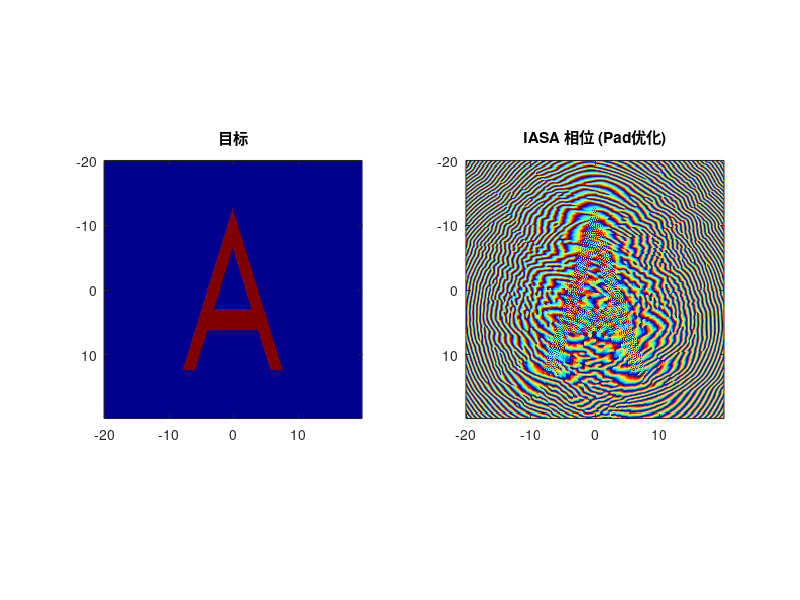
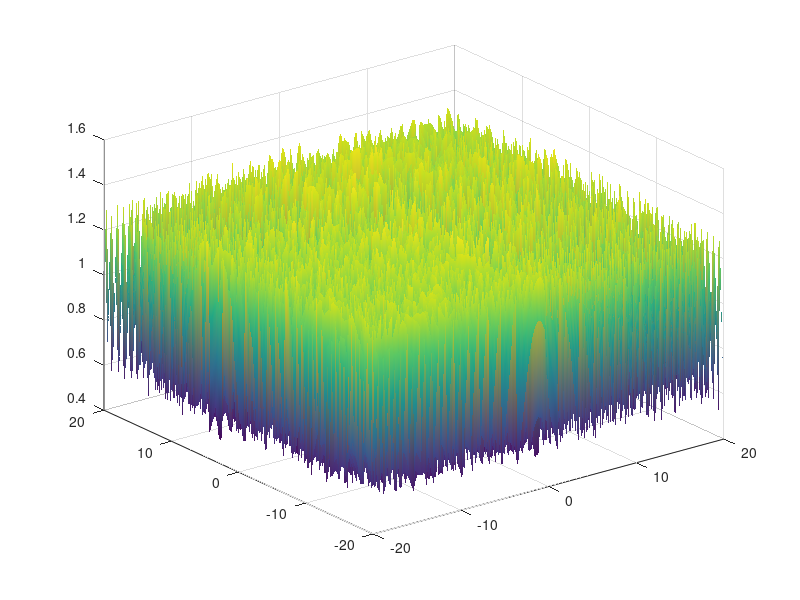

Recreate these plots in MATLAB, in order. (Note: this script raises an error after producing the figures.)
clear; close all; clc;
%% 1. 网格及参数设定 (完全保持原样)
Nx = 256; 
Lx = 40e-3;
Ny = Nx; Ly = Lx;
System_Offset = 2.03e-3;
z_target_dist = 20e-3; % 目标距离
%z_target_dist = z_target_dist+System_Offset;
f0 = 4.0e6;
c_water = 1480; 
c_board = 2430; 
density_water = 997;
density_board = 1100; 
lambda_water = c_water / f0;
dx = Lx / Nx; 
dy = dx; 
dz = dx; 
Nz = 384;      
Lz = Nz * dz;
x = (-Nx/2 : Nx/2-1) * dx;
fprintf('网格尺寸: %d x %d x %d, dx=%.4f mm\n', Nx, Ny, Nz, dx*1e3);

%% 2. 目标定义 (保持原样)
fprintf('目标图案定义\n');
imag_target = zeros(Nx, Ny);
h_A = 160;       % 高度
w_base = 100;    % 底部宽度
thickness = 22;  % 粗细
bar_pos = 50;    % 横高
bar_width = 20;  % 横宽
cx = round(Nx/2); 
cy = round(Ny/2);
x_top = cx - h_A/2;
x_bottom = cx + h_A/2;
slope = h_A / (w_base/2);
[Y_grid, X_grid] = meshgrid(1:Ny, 1:Nx);
dx_outer = X_grid - x_top;
dy_abs = abs(Y_grid - cy);
width_at_x = dx_outer / slope;
mask_outer = (dx_outer >= 0) & (dx_outer <= h_A) & (dy_abs <= width_at_x);
x_top_inner = x_top + thickness * 1.8; % 视觉调整系数，保证厚度适中
dx_inner = X_grid - x_top_inner;
width_inner_at_x = dx_inner / slope;
mask_inner_cone = (dx_inner >= 0) & (dy_abs <= width_inner_at_x); 
% 横杠
x_bar_start = x_bottom - bar_pos - bar_width/2;
x_bar_end   = x_bottom - bar_pos + bar_width/2;
mask_bar = (X_grid >= x_bar_start) & (X_grid <= x_bar_end);
%组合逻辑
imag_target = mask_outer & (~mask_inner_cone | mask_bar);
imag_target = double(imag_target > 0.5);

%% 3. IASA 迭代 (核心修改区域)
fprintf('运行 IASA (引入 Padding 和 乘性权重优化)...\n');

% === [修改部分 Start] 引入 Zero-Padding 网格 ===
pad_factor = 2; 
Nx_pad = Nx * pad_factor; 
Ny_pad = Ny * pad_factor;
Lx_pad = Lx * pad_factor;
dk_pad = 2 * pi / Lx_pad;
kx_pad = (-Nx_pad/2 : Nx_pad/2-1) * dk_pad;
[Kx_pad, Ky_pad] = meshgrid(kx_pad, kx_pad);

% 原代码注释:
% k_water = 2 * pi / lambda_water; 
% dk = 2 * pi / Lx;
% kx = (-Nx/2 : Nx/2-1) * dk;
% [Kx, Ky] = meshgrid(kx, kx);
% Kz_sq = k_water^2 - Kx.^2 - Ky.^2;
% Kz_sq(Kz_sq < 0) = 0;
% H_forward = exp(1i * sqrt(Kz_sq) * z_target_dist); 
% H_backward = exp(-1i * sqrt(Kz_sq) * z_target_dist); 

% 新代码: 在大网格上计算传播算子
k_water = 2 * pi / lambda_water;
Kz_sq = k_water^2 - Kx_pad.^2 - Ky_pad.^2;
Kz_sq(Kz_sq < 0) = 0; % 滤除倏逝波
H_forward = exp(1i * sqrt(Kz_sq) * z_target_dist); 
H_backward = exp(-1i * sqrt(Kz_sq) * z_target_dist); 
% === [修改部分 End] ===

rng(9426);

% === [修改部分 Start] 初始化在大网格中心 ===
% 原代码注释:
% board_phase = exp(1i * rand(Nx, Nx) * 2 * pi);
% current_weight = imag_target*2; 
% mask_signal = (imag_target == 1); 
% mask_bg = (imag_target == 0);

% 新代码:
board_phase_pad = zeros(Nx_pad, Ny_pad);
% 仅在中心区域填充随机相位
board_phase_pad(Nx/2+1:Nx/2+Nx, Ny/2+1:Ny/2+Ny) = exp(1i * rand(Nx, Nx) * 2 * pi);

% 将目标图像放入大网格中心
target_pad = zeros(Nx_pad, Ny_pad);
target_pad(Nx/2+1:Nx/2+Nx, Ny/2+1:Ny/2+Ny) = imag_target;

% 初始化权重
weight_pad = target_pad * 1.5; % 初始权重稍微给高一点
mask_roi = (target_pad > 0.5);     % 信号区
mask_dark = (target_pad < 0.5);    % 背景区
% === [修改部分 End] ===

epoch = 150; % 增加迭代次数以充分收敛

for i = 1:epoch
    % === [修改部分 Start] Forward 传播 (在大网格上) ===
    % 原代码注释:
    % FFT_board = fftshift(fft2(ifftshift(board_phase)));
    % target_field = fftshift(ifft2(ifftshift(FFT_board .* H_forward)));
    % rec_amp = abs(target_field);
    % rec_amp = rec_amp / max(rec_amp(:));
    
    % 新代码:
    % Source Constraint: 仅保留中心 Nx x Ny 区域的相位，幅度设为1，Pad区域为0
    U_source = zeros(Nx_pad, Ny_pad);
    center_phase = angle(board_phase_pad(Nx/2+1:Nx/2+Nx, Ny/2+1:Ny/2+Ny));
    U_source(Nx/2+1:Nx/2+Nx, Ny/2+1:Ny/2+Ny) = 1.0 .* exp(1i * center_phase);
    
    % ASM 传播
    A_source = fftshift(fft2(ifftshift(U_source)));
    A_target = A_source .* H_forward;
    U_target = fftshift(ifft2(ifftshift(A_target)));
    
    rec_amp = abs(U_target);
    % 局部归一化: 仅针对ROI区域归一化，防止背景亮斑干扰
    peak_val = max(rec_amp(mask_roi)); 
    if peak_val == 0, peak_val = max(rec_amp(:)); end
    rec_amp_norm = rec_amp / peak_val;
    % === [修改部分 End] ===

    % === [修改部分 Start] 权重更新 (乘性策略) ===
    % 原代码注释:
    % if i > 5
    %     weak_spots = mask_signal & (rec_amp < 0.8);
    %     step = 0.5 * ones(Nx, Ny);
    %     step(weak_spots) = 2.0; 
    %     error = imag_target - rec_amp;
    %     current_weight(mask_signal) = current_weight(mask_signal) + step(mask_signal) .* error(mask_signal);
    %     current_weight(mask_bg) = 0;
    %     current_weight(current_weight < 0) = 0;
    % end
    
    % 新代码: Multiplicative Weight Update (更强力压制不均匀性)
    if i > 5
        beta = 0.8; % 反馈因子
        % 信号区更新: W_new = W_old * (Target / Actual)^beta
        correction = (target_pad(mask_roi) ./ (rec_amp_norm(mask_roi) + 1e-6)) .^ beta;
        weight_pad(mask_roi) = weight_pad(mask_roi) .* correction;
        
        % 限制权重上限防止发散
        weight_pad(weight_pad > 10) = 10;
        
        % 背景区: 强制为0
        weight_pad(mask_dark) = 0;
    end
    current_weight = weight_pad; % 变量名对齐以便阅读
    % === [修改部分 End] ===

    % === [修改部分 Start] Backward 传播 ===
    % 原代码注释:
    % target_constrained = current_weight .* exp(1i * angle(target_field));
    % FFT_target = fftshift(fft2(ifftshift(target_constrained)));
    % board_field = fftshift(ifft2(ifftshift(FFT_target .* H_backward)));
    % board_phase = exp(1i * angle(board_field));
    
    % 新代码:
    U_target_constrained = weight_pad .* exp(1i * angle(U_target));
    A_target_cons = fftshift(fft2(ifftshift(U_target_constrained)));
    A_source_cons = A_target_cons .* H_backward;
    U_source_new = fftshift(ifft2(ifftshift(A_source_cons)));
    
    % 全网格更新相位 (下一轮开头会裁剪中心)
    board_phase_pad = U_source_new;
    % === [修改部分 End] ===
end

% === [修改部分 Start] 提取最终相位 ===
% 原代码注释:
% holo_phase = angle(board_phase);

% 新代码: 提取中心有效区域
holo_phase = angle(board_phase_pad(Nx/2+1:Nx/2+Nx, Ny/2+1:Ny/2+Ny));
% === [修改部分 End] ===

figure(1);
subplot(1,2,1); imagesc(x*1e3, x*1e3, imag_target); axis image; colormap gray; title('目标');
subplot(1,2,2); imagesc(x*1e3, x*1e3, holo_phase); axis image; colormap jet; title('IASA 相位 (Pad优化)');

%% 相位转厚度
k_board = 2 * pi * f0 / c_board;
k_diff = k_water - k_board; 
phase_unwrapped = holo_phase + pi; 
%% 构建厚度
thickness_map = phase_unwrapped / k_diff;
thickness_map = imgaussfilt(thickness_map, 0.4);
min_base = 3 * dx; 
thickness_map = thickness_map + min_base;

figure(2);
surf(x*1e3, x*1e3, thickness_map*1e3); 
shading interp; colormap parula; colorbar;
title('透镜厚度分布 (mm)'); 
xlabel('x (mm)'); ylabel('y (mm)'); zlabel('Height (mm)');
%% k-Wave 介质建模
%定义声速和密度
kgrid = kWaveGrid(Nx, dx, Ny, dy, Nz, dz);
medium.sound_speed = c_water * ones(Nx, Ny, Nz);
medium.density = density_water * ones(Nx, Ny, Nz);
pml_size = 10;
source_z_idx = pml_size + 5;

%% 厚度构建-正向构建
thickest = max(thickness_map(:));
z_board_stat_idx = source_z_idx + 1; 
net_num_board = round(thickness_map / dz);
fprintf('构建透镜...\n');
for i = 1:Nx
    for j = 1:Ny
        n_layers = net_num_board(i, j);
        if n_layers > 0
            % 反向生长
            z_start = z_board_stat_idx;
            z_end = z_board_stat_idx + n_layers-1;
            
            medium.sound_speed(i, j, z_start:z_end) = c_board;
            medium.density(i, j, z_start:z_end) = density_board;
        end
    end
end

%% 时间
cfl = 0.3;
t_end = (Lz * 1.5) / c_water; 
kgrid.makeTime(medium.sound_speed, cfl, t_end); 

%% 声源定义
source.p_mask = zeros(Nx, Ny, Nz);
source.p_mask(:, :, source_z_idx) = 1; 
source.p = sin(2 * pi * f0 * kgrid.t_array);
source.p_mode = 'dirichlet';

%% sensor
sensor.mask = zeros(Nx, Ny, Nz);
% z_target_idx = z_board_stat_idx + round(thickest / dz ) + round(z_target_dist / dz);
% if z_target_idx > Nz
%     error('网格 Z 轴太短，请增加 Lz');
% end
% sensor.mask(:, :, z_target_idx) = 1;
% sensor.record = {'p_max'}; 

%多sensordebug
z_board_exit_idx = z_board_stat_idx + round(thickest/dz) + 1;
z_target_idx = z_board_exit_idx + round(z_target_dist / dz);

%计算目标扫描范围 (前后 6mm)
z_target_center_idx = z_board_exit_idx + round(z_target_dist / dz);
scan_range_idx = round(6e-3 / dz);
z_scan_start = z_target_center_idx - scan_range_idx;
z_scan_end = z_target_center_idx + scan_range_idx;

% 安全检查
if z_scan_end > Nz - pml_size
    warning('扫描范围超出网格，已自动截断');
    z_scan_end = Nz - pml_size;
end

% [Sensor 1] 出口平面 (用于相位对比)
sensor.mask(:, :, z_board_exit_idx) = 1;

% [Sensor 2] 目标体积扫描
sensor.mask(:, :, z_scan_start:z_scan_end) = 1;

sensor.record = {'p'};
t_period = 1/f0;
sensor.record_start_index = kgrid.Nt - round(3 * t_period / kgrid.dt);

fprintf('Sensor 配置:\n  - 出口校验面 Z: %d\n  - 目标扫描 Z: %d -> %d\n', ...
    z_board_exit_idx, z_scan_start, z_scan_end);
%% 仿真
% 参数
input_args = {
    'PMLInside', true, ...
    'PMLSize', 10, ...
    'PlotPML', false, ...
    'PlotSim', false, ...
    'DataCast', 'gpuArray-single' 
};

try
    sensor_data = kspaceFirstOrder3D(kgrid, medium, source, sensor, input_args{:});
catch
    disp('GPU 失败，切换 CPU...');
    input_args = input_args(1:end-2);
    sensor_data = kspaceFirstOrder3D(kgrid, medium, source, sensor, input_args{:});
end

% %% [修改] 结果分析与可视化 (FFT处理 + Z-Scan + 相位验证)
% if isfield(sensor_data, 'p')
%     fprintf('仿真完成，开始后处理...\n');
% 
%     % 1. 提取复振幅 (FFT)
%     p_raw = gather(sensor_data.p); 
%     [~, Nt_rec] = size(p_raw);
%     % 计算基频分量
%     p_fft = fft(p_raw, [], 2);
%     [~, f_idx] = min(abs( (0:Nt_rec-1)/Nt_rec/kgrid.dt - f0 ));
%     p_complex = p_fft(:, f_idx);
% 
%     % 2. 还原 3D 场数据
%     p_field_3d = zeros(Nx, Ny, Nz);
%     mask_indices = find(sensor.mask);
%     p_field_3d(mask_indices) = p_complex;
% 
%     % === 验证一：出口相位校验 ===
%     sim_exit_complex = p_field_3d(:, :, z_board_exit_idx);
%     sim_exit_phase = angle(sim_exit_complex);
%     % 归一化相位以进行纹理对比 (去除活塞相位差)
%     sim_exit_phase_norm = angle(exp(1i * (sim_exit_phase - mean(sim_exit_phase(:)))));
%     holo_phase_norm = angle(exp(1i * (holo_phase - mean(holo_phase(:)))));
% 
%     figure(5); clf;
%     subplot(1,2,1); imagesc(holo_phase_norm); axis image; colormap jet; 
%     title('设计相位 (IASA)');
%     subplot(1,2,2); imagesc(sim_exit_phase_norm); axis image; colormap jet; 
%     title('仿真出口相位 (Check)');
%     sgtitle('透镜构建质量校验');
% 
%     % === 验证二：Z-Scan 寻找最佳聚焦 ===
%     % 提取扫描区域的强度体积
% scan_vol = abs(p_field_3d(:, :, z_scan_start:z_scan_end));
%     [~, ~, n_slices] = size(scan_vol);
% 
%     % 准备掩膜 (Mask)
%     % imag_target 是我们设计的目标(口字)，0和1
%     mask_signal = (imag_target > 0.5); % 目标区域 (口字的边框)
%     mask_bg = (imag_target < 0.5);     % 背景区域 (中间空心 + 外部)
% 
%     contrast_curve = zeros(1, n_slices);
%     avg_signal_curve = zeros(1, n_slices);
%     avg_bg_curve = zeros(1, n_slices);
% 
%     % 逐层计算您的"自定义指标"
%     for k = 1:n_slices
%         slice_img = scan_vol(:, :, k);
% 
%         % 计算区域平均声强
%         avg_signal = mean(slice_img(mask_signal)); % 目标区域平均
%         avg_bg = mean(slice_img(mask_bg));         % 背景区域平均
% 
%         % === 您的核心算法 ===
%         % 评分 = 目标越亮越好 + 背景越暗越好
%         % 数学上等同于：最大化 (信号平均 - 背景平均)
%         contrast_curve(k) = avg_signal - avg_bg;
% 
%         % 记录中间变量以便绘图分析
%         avg_signal_curve(k) = avg_signal;
%         avg_bg_curve(k) = avg_bg;
%     end
% 
%     % 绘制分析曲线
%     z_axis_scan = ((z_scan_start:z_scan_end) - z_board_exit_idx) * dz * 1e3;
% 
%     figure(6); clf;
%     yyaxis left;
%     plot(z_axis_scan, contrast_curve, 'b-o', 'LineWidth', 2);
%     ylabel('聚焦评分 (Contrast Score)');
%     xlabel('距离透镜出口 (mm)');
% 
%     yyaxis right;
%     plot(z_axis_scan, avg_signal_curve, 'r--', 'LineWidth', 1);
%     hold on;
%     plot(z_axis_scan, avg_bg_curve, 'k:', 'LineWidth', 1);
%     ylabel('平均声强 (Abs)');
%     legend('聚焦评分 (Signal-BG)', '目标区平均 (Signal)', '背景区平均 (BG)');
%     grid on;
%     title('Z-Scan 智能聚焦分析 (基于区域对比度)');
% 
%     % 找到评分最高的焦面
%     [~, max_idx] = max(contrast_curve);
%     best_z_idx = z_scan_start + max_idx - 1;
%     best_z_mm = z_axis_scan(max_idx);
% 
%     fprintf('>>> 最佳焦面位置: %.2f mm (基于最大对比度)\n', best_z_mm);
%     fprintf('    该平面目标区强度: %.4f, 背景区强度: %.4f\n', ...
%         avg_signal_curve(max_idx), avg_bg_curve(max_idx));
% 
%     % === 最终成像结果 ===
%     best_img = abs(p_field_3d(:, :, best_z_idx));
% 
%     max_intensity = max(best_img(:));
%     fprintf('>>> 聚焦平面最大声强: %.2f (预期应该很高)\n', max_intensity);
% 
%     figure(4); clf;
%     imagesc(kgrid.y_vec*1e3, kgrid.x_vec*1e3, best_img);
%     axis image; colormap jet; 
%     title(['最佳对比度平面 @ Z=' num2str(best_z_mm, '%.2f') 'mm']);
%     xlabel('y (mm)'); ylabel('x (mm)');
% 
%     % 切除底噪显示
%     best_img_norm = best_img / max(best_img(:));
%     figure(7); clf;
%     imagesc(kgrid.y_vec*1e3, kgrid.x_vec*1e3, best_img_norm);
%     axis image; colormap jet; 
%     clim([0.1, 1]); 
%     title('去除底噪后的最佳重建');
%     xlabel('y (mm)'); ylabel('x (mm)');
% end

%% [修改] 结果分析与可视化 (FFT处理 + Z-Scan + 相位严格对齐 + 固化模拟)
if isfield(sensor_data, 'p')
    fprintf('仿真完成，开始后处理...\n');
    
    % --- 1. 提取复振幅 (FFT) ---
    p_raw = gather(sensor_data.p); 
    [~, Nt_rec] = size(p_raw);
    % 计算基频分量
    p_fft = fft(p_raw, [], 2);
    [~, f_idx] = min(abs( (0:Nt_rec-1)/Nt_rec/kgrid.dt - f0 ));
    p_complex = p_fft(:, f_idx);
    
    % --- 2. 还原 3D 场数据 ---
    p_field_3d = zeros(Nx, Ny, Nz);
    mask_indices = find(sensor.mask);
    p_field_3d(mask_indices) = p_complex;
    
    % --- 3. 验证一：出口相位校验 (严格对齐版) ---
    sim_exit_complex = p_field_3d(:, :, z_board_exit_idx);
    sim_exit_phase_raw = angle(sim_exit_complex);
    
    % [核心修改] 复数域相位对齐 (彻底解决色差问题)
    % 计算 (仿真 / 设计) 的平均复数因子，提取全局相位差
    complex_diff = exp(1i * sim_exit_phase_raw) ./ exp(1i * holo_phase);
    global_phase_offset = angle(mean(complex_diff(:)));
    
    % 反向旋转仿真相位，使其与设计相位重合
    sim_exit_phase_aligned = angle(exp(1i * (sim_exit_phase_raw - global_phase_offset)));
    
    figure(5); clf;
    set(gcf, 'Position', [100, 100, 1000, 400]);
    
    subplot(1,3,1); 
    imagesc(holo_phase); axis image; colormap hsv; % [修改] 使用 HSV 循环色
    clim([-pi, pi]); colorbar;
    title('1. 设计相位 (IASA)');
    
    subplot(1,3,2); 
    imagesc(sim_exit_phase_aligned); axis image; colormap hsv; 
    clim([-pi, pi]); colorbar; % 锁定范围，确保颜色一致
    title('2. 仿真出口相位 (已对齐)');
    
    subplot(1,3,3);
    % 计算残差图 (越黑越好)
    phase_error = angle(exp(1i * (sim_exit_phase_aligned - holo_phase)));
    imagesc(abs(phase_error)); axis image; colormap gray;
    clim([0, 1]); colorbar;
    title('3. 差异残差 (黑=完美)');
    sgtitle('透镜构建质量校验 (相位)');
    
    % --- 4. 验证二：Z-Scan 寻找最佳聚焦 (区域对比度法) ---
    scan_vol = abs(p_field_3d(:, :, z_scan_start:z_scan_end));
    [~, ~, n_slices] = size(scan_vol);
    
    % 准备掩膜 (Mask)
    mask_signal = (imag_target > 0.5); % 目标区域
    mask_bg = (imag_target < 0.5);     % 背景区域
    
    contrast_curve = zeros(1, n_slices);
    avg_signal_curve = zeros(1, n_slices);
    avg_bg_curve = zeros(1, n_slices);
    
    for k = 1:n_slices
        slice_img = scan_vol(:, :, k);
        avg_signal = mean(slice_img(mask_signal)); 
        avg_bg = mean(slice_img(mask_bg));       
        
        % 评分 = 信号平均 - 背景平均
        contrast_curve(k) = avg_signal - avg_bg;
        avg_signal_curve(k) = avg_signal;
        avg_bg_curve(k) = avg_bg;
    end
    
    % 绘制分析曲线
    z_axis_scan = ((z_scan_start:z_scan_end) - z_board_exit_idx) * dz * 1e3;
    
    figure(6); clf;
    yyaxis left;
    plot(z_axis_scan, contrast_curve, 'b-o', 'LineWidth', 2);
    ylabel('聚焦评分 (Contrast Score)');
    xlabel('距离透镜出口 (mm)');
    
    yyaxis right;
    plot(z_axis_scan, avg_signal_curve, 'r--', 'LineWidth', 1);
    hold on;
    plot(z_axis_scan, avg_bg_curve, 'k:', 'LineWidth', 1);
    ylabel('平均声强 (Abs)');
    legend('聚焦评分', '目标区强度', '背景区强度');
    grid on;
    title('Z-Scan 智能聚焦分析');
    
    % 找到评分最高的焦面
    [~, max_idx] = max(contrast_curve);
    best_z_idx = z_scan_start + max_idx - 1;
    best_z_mm = z_axis_scan(max_idx);
    
    fprintf('>>> 最佳焦面位置: %.2f mm\n', best_z_mm);
    
    % --- 5. 最终成像与打印模拟 ---
    best_img = abs(p_field_3d(:, :, best_z_idx));
    max_intensity = max(best_img(:));
    
    % 归一化
    best_img_norm = best_img / max_intensity;
    
    figure(4); clf;
    set(gcf, 'Position', [100, 100, 1000, 400]);
    
    % (1) 声强热图
    subplot(1,2,1);
    imagesc(kgrid.y_vec*1e3, kgrid.x_vec*1e3, best_img_norm);
    axis image; colormap jet; colorbar;
    clim([0, 1]);
    title(['最佳焦面声强 @ Z=' num2str(best_z_mm, '%.2f') 'mm']);
    xlabel('y (mm)'); ylabel('x (mm)');
    
    % (2) [新增] 固化模拟 (Thresholding)
    % 假设阈值为 0.5 (可根据需要调整)
    Print_Threshold = 0.5; 
    cured_simulation = best_img_norm > Print_Threshold;
    
    subplot(1,2,2);
    imagesc(kgrid.y_vec*1e3, kgrid.x_vec*1e3, cured_simulation);
    axis image; colormap jet; 
    title(['打印固化模拟 (阈值=' num2str(Print_Threshold) ')']);
    xlabel('y (mm)'); ylabel('x (mm)');
    
    % --- 6. [新增] 剖面线检查 (Flat-Top Check) ---
    % 检查中心横截面，看是否平顶
    center_row = round(Nx/2);
    profile_line = best_img_norm(center_row, :);
    
    figure(8); clf;
    plot(kgrid.y_vec*1e3, profile_line, 'LineWidth', 2);
    hold on;
    yline(Print_Threshold, 'r--', '固化阈值', 'LineWidth', 1.5);
    grid on;
    ylim([0, 1.1]);
    xlabel('Y 位置 (mm)'); ylabel('归一化声强');
    title('中心剖面线 (检查平顶度)');
    legend('声强分布', '阈值线');
end
